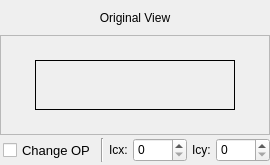
                             <widget class="QFrame" name="frame_9">
                              <property name="sizePolicy">
                               <sizepolicy hsizetype="Preferred" vsizetype="Fixed">
                                <horstretch>0</horstretch>
                                <verstretch>0</verstretch>
                               </sizepolicy>
                              </property>
                              <property name="frameShape">
                               <enum>QFrame::NoFrame</enum>
                              </property>
                              <property name="frameShadow">
                               <enum>QFrame::Plain</enum>
                              </property>
                              <layout class="QVBoxLayout" name="verticalLayout_24">
                               <property name="spacing">
                                <number>0</number>
                               </property>
                               <property name="leftMargin">
                                <number>0</number>
                               </property>
                               <property name="topMargin">
                                <number>0</number>
                               </property>
                               <property name="rightMargin">
                                <number>0</number>
                               </property>
                               <property name="bottomMargin">
                                <number>0</number>
                               </property>
                               <item>
                                <widget class="QLabel" name="label_title_original">
                                 <property name="minimumSize">
                                  <size>
                                   <width>0</width>
                                   <height>35</height>
                                  </size>
                                 </property>
                                 <property name="maximumSize">
                                  <size>
                                   <width>16777215</width>
                                   <height>35</height>
                                  </size>
                                 </property>
                                 <property name="styleSheet">
                                  <string notr="true"/>
                                 </property>
                                 <property name="frameShape">
                                  <enum>QFrame::NoFrame</enum>
                                 </property>
                                 <property name="text">
                                  <string>Original View</string>
                                 </property>
                                 <property name="alignment">
                                  <set>Qt::AlignCenter</set>
                                 </property>
                                </widget>
                               </item>
                               <item>
                                <widget class="QFrame" name="frame_image_original">
                                 <property name="minimumSize">
                                  <size>
                                   <width>0</width>
                                   <height>100</height>
                                  </size>
                                 </property>
                                 <property name="maximumSize">
                                  <size>
                                   <width>16777215</width>
                                   <height>280</height>
                                  </size>
                                 </property>
                                 <property name="styleSheet">
                                  <string notr="true"/>
                                 </property>
                                 <property name="frameShape">
                                  <enum>QFrame::StyledPanel</enum>
                                 </property>
                                 <property name="frameShadow">
                                  <enum>QFrame::Raised</enum>
                                 </property>
                                 <layout class="QHBoxLayout" name="horizontalLayout_13">
                                  <property name="spacing">
                                   <number>0</number>
                                  </property>
                                  <property name="leftMargin">
                                   <number>0</number>
                                  </property>
                                  <property name="topMargin">
                                   <number>0</number>
                                  </property>
                                  <property name="rightMargin">
                                   <number>0</number>
                                  </property>
                                  <property name="bottomMargin">
                                   <number>0</number>
                                  </property>
                                  <item>
                                   <widget class="QLabel" name="label_image_original">
                                    <property name="maximumSize">
                                     <size>
                                      <width>200</width>
                                      <height>50</height>
                                     </size>
                                    </property>
                                    <property name="cursor">
                                     <cursorShape>ArrowCursor</cursorShape>
                                    </property>
                                    <property name="mouseTracking">
                                     <bool>true</bool>
                                    </property>
                                    <property name="frameShape">
                                     <enum>QFrame::Box</enum>
                                    </property>
                                    <property name="text">
                                     <string/>
                                    </property>
                                    <property name="pixmap">
                                     <pixmap>../../../../../../../../../../.designer/icon_2/VLC_Icon.svg</pixmap>
                                    </property>
                                    <property name="scaledContents">
                                     <bool>true</bool>
                                    </property>
                                   </widget>
                                  </item>
                                 </layout>
                                </widget>
                               </item>
                               <item>
                                <widget class="QFrame" name="frame_22">
                                 <property name="maximumSize">
                                  <size>
                                   <width>16777215</width>
                                   <height>30</height>
                                  </size>
                                 </property>
                                 <property name="styleSheet">
                                  <string notr="true"/>
                                 </property>
                                 <property name="frameShape">
                                  <enum>QFrame::NoFrame</enum>
                                 </property>
                                 <property name="frameShadow">
                                  <enum>QFrame::Raised</enum>
                                 </property>
                                 <layout class="QHBoxLayout" name="horizontalLayout_15">
                                  <property name="spacing">
                                   <number>5</number>
                                  </property>
                                  <property name="leftMargin">
                                   <number>3</number>
                                  </property>
                                  <property name="topMargin">
                                   <number>0</number>
                                  </property>
                                  <property name="rightMargin">
                                   <number>0</number>
                                  </property>
                                  <property name="bottomMargin">
                                   <number>0</number>
                                  </property>
                                  <item>
                                   <widget class="QCheckBox" name="checkBox_reverse_view">
                                    <property name="sizePolicy">
                                     <sizepolicy hsizetype="Minimum" vsizetype="Expanding">
                                      <horstretch>0</horstretch>
                                      <verstretch>0</verstretch>
                                     </sizepolicy>
                                    </property>
                                    <property name="minimumSize">
                                     <size>
                                      <width>0</width>
                                      <height>30</height>
                                     </size>
                                    </property>
                                    <property name="maximumSize">
                                     <size>
                                      <width>125</width>
                                      <height>16777215</height>
                                     </size>
                                    </property>
                                    <property name="font">
                                     <font>
                                      <family>Segoe UI</family>
                                      <pointsize>10</pointsize>
                                      <weight>50</weight>
                                      <italic>false</italic>
                                      <bold>false</bold>
                                     </font>
                                    </property>
                                    <property name="toolTip">
                                     <string>Change optical point of image</string>
                                    </property>
                                    <property name="text">
                                     <string>Change OP</string>
                                    </property>
                                   </widget>
                                  </item>
                                  <item>
                                   <widget class="QFrame" name="frame_17">
                                    <property name="maximumSize">
                                     <size>
                                      <width>16777215</width>
                                      <height>16777215</height>
                                     </size>
                                    </property>
                                    <property name="layoutDirection">
                                     <enum>Qt::LeftToRight</enum>
                                    </property>
                                    <property name="autoFillBackground">
                                     <bool>false</bool>
                                    </property>
                                    <property name="frameShape">
                                     <enum>QFrame::NoFrame</enum>
                                    </property>
                                    <property name="frameShadow">
                                     <enum>QFrame::Raised</enum>
                                    </property>
                                    <layout class="QHBoxLayout" name="horizontalLayout_16">
                                     <property name="spacing">
                                      <number>5</number>
                                     </property>
                                     <property name="leftMargin">
                                      <number>0</number>
                                     </property>
                                     <property name="topMargin">
                                      <number>3</number>
                                     </property>
                                     <property name="rightMargin">
                                      <number>0</number>
                                     </property>
                                     <property name="bottomMargin">
                                      <number>3</number>
                                     </property>
                                     <item>
                                      <widget class="Line" name="line">
                                       <property name="orientation">
                                        <enum>Qt::Vertical</enum>
                                       </property>
                                      </widget>
                                     </item>
                                     <item>
                                      <widget class="QLabel" name="label_17">
                                       <property name="maximumSize">
                                        <size>
                                         <width>16777215</width>
                                         <height>16777215</height>
                                        </size>
                                       </property>
                                       <property name="frameShape">
                                        <enum>QFrame::NoFrame</enum>
                                       </property>
                                       <property name="text">
                                        <string>Icx:</string>
                                       </property>
                                      </widget>
                                     </item>
                                     <item>
                                      <widget class="QSpinBox" name="spinBox_icx">
                                       <property name="sizePolicy">
                                        <sizepolicy hsizetype="Expanding" vsizetype="Expanding">
                                         <horstretch>0</horstretch>
                                         <verstretch>0</verstretch>
                                        </sizepolicy>
                                       </property>
                                       <property name="minimumSize">
                                        <size>
                                         <width>50</width>
                                         <height>0</height>
                                        </size>
                                       </property>
                                       <property name="layoutDirection">
                                        <enum>Qt::LeftToRight</enum>
                                       </property>
                                       <property name="maximum">
                                        <number>5000</number>
                                       </property>
                                      </widget>
                                     </item>
                                     <item>
                                      <widget class="QLabel" name="label_19">
                                       <property name="maximumSize">
                                        <size>
                                         <width>16777215</width>
                                         <height>16777215</height>
                                        </size>
                                       </property>
                                       <property name="frameShape">
                                        <enum>QFrame::NoFrame</enum>
                                       </property>
                                       <property name="text">
                                        <string>Icy:</string>
                                       </property>
                                      </widget>
                                     </item>
                                     <item>
                                      <widget class="QSpinBox" name="spinBox_icy">
                                       <property name="sizePolicy">
                                        <sizepolicy hsizetype="Expanding" vsizetype="Expanding">
                                         <horstretch>0</horstretch>
                                         <verstretch>0</verstretch>
                                        </sizepolicy>
                                       </property>
                                       <property name="minimumSize">
                                        <size>
                                         <width>50</width>
                                         <height>0</height>
                                        </size>
                                       </property>
                                       <property name="maximum">
                                        <number>5000</number>
                                       </property>
                                      </widget>
                                     </item>
                                    </layout>
                                   </widget>
                                  </item>
                                 </layout>
                                </widget>
                               </item>
                              </layout>
                             </widget>
